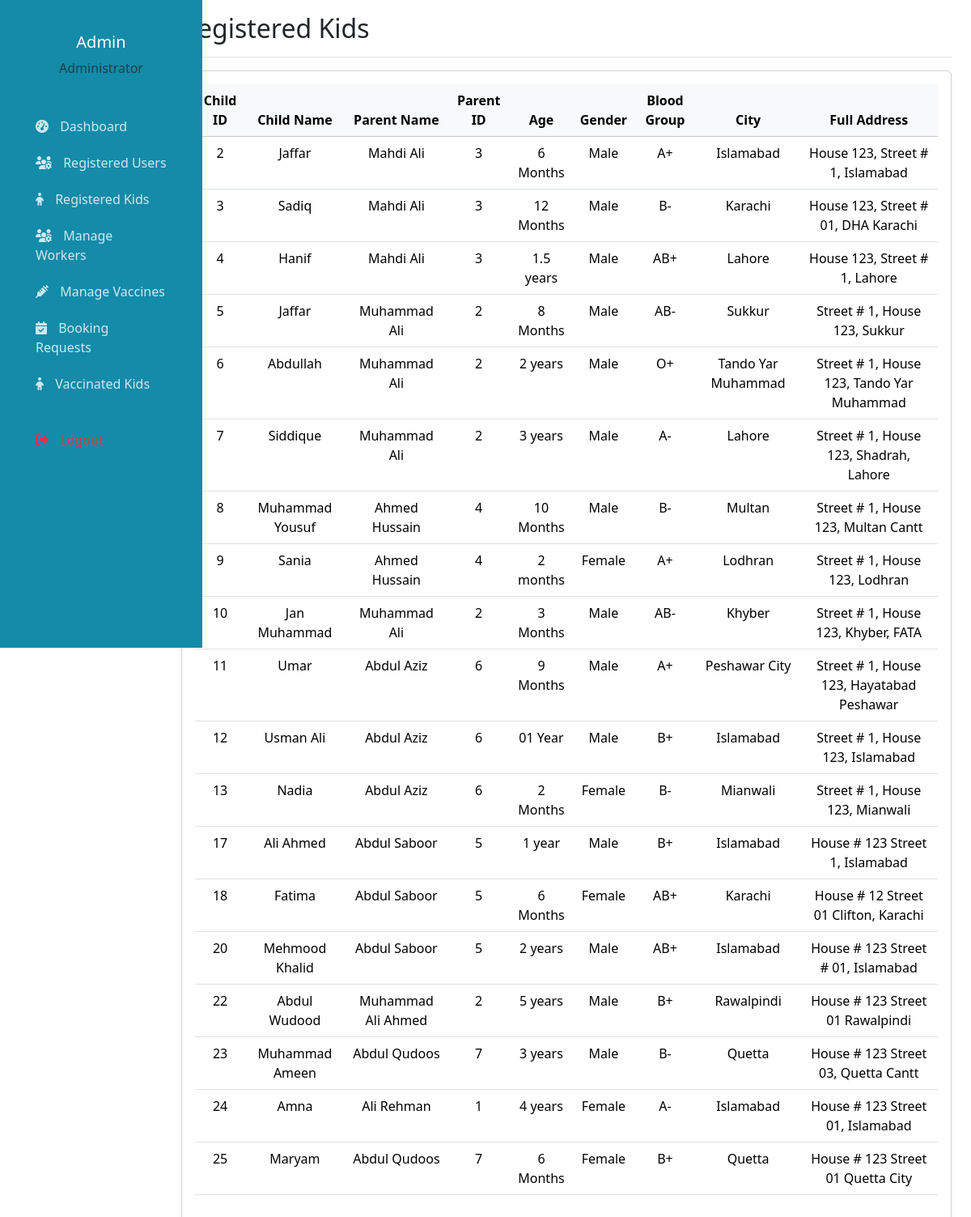
The app's page /admin/registered_childs.php (signed in) with its own data.
### tables this page shows
CREATE TABLE IF NOT EXISTS `children` (
  `id` int NOT NULL AUTO_INCREMENT,
  `user_id` int NOT NULL,
  `name` varchar(100) NOT NULL,
  `parent_name` varchar(100) NOT NULL,
  `age` varchar(20) NOT NULL,
  `gender` enum('Male','Female','Other') NOT NULL,
  `blood_group` varchar(10) DEFAULT NULL,
  `city` varchar(50) NOT NULL,
  `address` text NOT NULL,
  `created_at` timestamp NULL DEFAULT CURRENT_TIMESTAMP,
  PRIMARY KEY (`id`),
  KEY `user_id` (`user_id`)
);

### admin/registered_childs.php (the view, shortened to what this page needs)
<?php
require_once '../includes/db_connection.php';
$sql = "SELECT * FROM children ORDER BY id ASC";
$result = $connection->query($sql);
?>
<!DOCTYPE html>
<html lang="en">
<head>
</head>
<body>
    <div class="container-fluid">
        <div class="row">
            <?php include 'admin_sidebar.php'?>
            <main class="col-md-9 ms-sm-auto col-lg-10 px-md-4">
                <div class="d-flex justify-content-between flex-wrap flex-md-nowrap align-items-center pt-3 pb-2 mb-3 border-bottom">
                    <h1 class="h2">Registered Kids</h1>
                </div>
                <div class="card shadow-sm">
                    <div class="card-body">
                        <div class="table-responsive">
                            <table class="table table-hover text-center">
                                <thead class="table-light">
                                    <tr>
                                        <th>Child ID</th>
                                        <th>Child Name</th>
                                        <th>Parent Name</th>
                                        <th>Parent ID</th>
                                        <th>Age</th>
                                        <th>Gender</th>
                                        <th>Blood Group</th>
                                        <th>City</th>
                                        <th>Full Address</th>
                                    </tr>
                                </thead>
                                <tbody>
                                    <?php
                                    while($row = $result->fetch_assoc()): ?>
                                      <tr>
                                        <td><?= htmlspecialchars($row['id'])?></td>
                                        <td><?= htmlspecialchars($row['name'])?></td>
                                        <td><?= htmlspecialchars($row['parent_name'])?></td>
                                        <td><?= htmlspecialchars($row['user_id'])?></td>
                                        <td><?= htmlspecialchars($row['age'])?></td>
                                        <td><?= htmlspecialchars($row['gender'])?></td>
                                        <td><?= htmlspecialchars($row['blood_group'])?></td>
                                        <td><?= htmlspecialchars($row['city'])?></td>
                                        <td><?= htmlspecialchars($row['address'])?></td>
                                    </tr>
                                    <?php endwhile;?>
                                </tbody>
                            </table>
                        </div>
                    </div>
                </div>
            </main>
        </div>
    </div>
</body>
</html>

### admin/admin_sidebar.php (style rules this page uses)
:root { --primary-color: #148ba9; --secondary-color: #f8f9fa; }

### records on screen
children: id "2", name "Jaffar", parent_name "Mahdi Ali", user "3", age "6 Months", gender "Male", blood_group "A+", city "Islamabad", address "House 123, Street # 1, Islamabad"
children: id "3", name "Sadiq", parent_name "Mahdi Ali", user "3", age "12 Months", gender "Male", blood_group "B-", city "Karachi", address "House 123, Street # 01, DHA Karachi"
children: id "4", name "Hanif", parent_name "Mahdi Ali", user "3", age "1.5 years", gender "Male", blood_group "AB+", city "Lahore", address "House 123, Street # 1, Lahore"
children: id "5", name "Jaffar", parent_name "Muhammad Ali", user "2", age "8 Months", gender "Male", blood_group "AB-", city "Sukkur", address "Street # 1, House 123, Sukkur"
children: id "6", name "Abdullah", parent_name "Muhammad Ali", user "2", age "2 years", gender "Male", blood_group "O+", city "Tando Yar Muhammad", address "Street # 1, House 123, Tando Yar Muhammad"
children: id "7", name "Siddique", parent_name "Muhammad Ali", user "2", age "3 years", gender "Male", blood_group "A-", city "Lahore", address "Street # 1, House 123, Shadrah, Lahore"
children: id "8", name "Muhammad Yousuf", parent_name "Ahmed Hussain", user "4", age "10 Months", gender "Male", blood_group "B-", city "Multan", address "Street # 1, House 123, Multan Cantt"
children: id "9", name "Sania", parent_name "Ahmed Hussain", user "4", age "2 months", gender "Female", blood_group "A+", city "Lodhran", address "Street # 1, House 123, Lodhran"
children: id "10", name "Jan Muhammad", parent_name "Muhammad Ali", user "2", age "3 Months", gender "Male", blood_group "AB-", city "Khyber", address "Street # 1, House 123, Khyber, FATA"
children: id "11", name "Umar", parent_name "Abdul Aziz", user "6", age "9 Months", gender "Male", blood_group "A+", city "Peshawar City", address "Street # 1, House 123, Hayatabad Peshawar"
children: id "12", name "Usman Ali", parent_name "Abdul Aziz", user "6", age "01 Year", gender "Male", blood_group "B+", city "Islamabad", address "Street # 1, House 123, Islamabad"
children: id "13", name "Nadia", parent_name "Abdul Aziz", user "6", age "2 Months", gender "Female", blood_group "B-", city "Mianwali", address "Street # 1, House 123, Mianwali"
children: id "17", name "Ali Ahmed", parent_name "Abdul Saboor", user "5", age "1 year", gender "Male", blood_group "B+", city "Islamabad", address "House # 123 Street 1, Islamabad"
children: id "18", name "Fatima", parent_name "Abdul Saboor", user "5", age "6 Months", gender "Female", blood_group "AB+", city "Karachi", address "House # 12 Street 01 Clifton, Karachi"
children: id "20", name "Mehmood Khalid", parent_name "Abdul Saboor", user "5", age "2 years", gender "Male", blood_group "AB+", city "Islamabad", address "House # 123 Street # 01, Islamabad"
children: id "22", name "Abdul Wudood", parent_name "Muhammad Ali Ahmed", user "2", age "5 years", gender "Male", blood_group "B+", city "Rawalpindi", address "House # 123 Street 01 Rawalpindi"
children: id "23", name "Muhammad Ameen", parent_name "Abdul Qudoos", user "7", age "3 years", gender "Male", blood_group "B-", city "Quetta", address "House # 123 Street 03, Quetta Cantt"
children: id "24", name "Amna", parent_name "Ali Rehman", user "1", age "4 years", gender "Female", blood_group "A-", city "Islamabad", address "House # 123 Street 01, Islamabad"
children: id "25", name "Maryam", parent_name "Abdul Qudoos", user "7", age "6 Months", gender "Female", blood_group "B+", city "Quetta", address "House # 123 Street 01 Quetta City"

### other values on screen
$_SESSION['admin_name'] "Admin"
